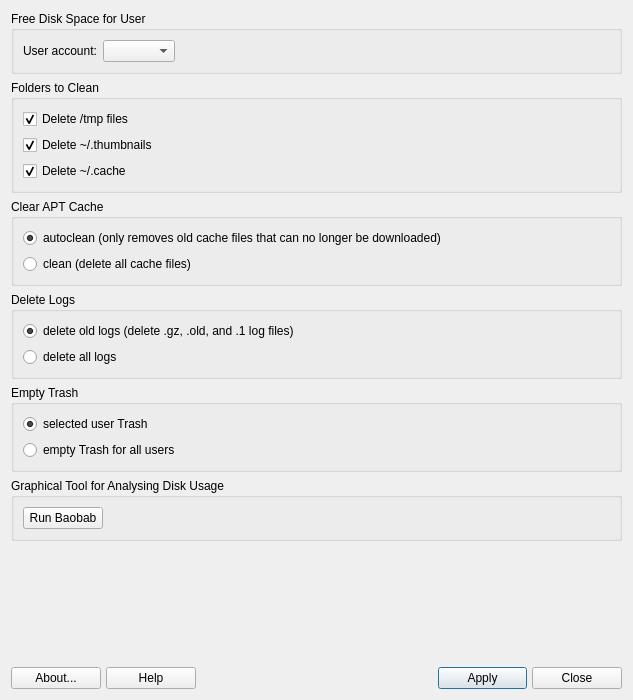
<?xml version="1.0" encoding="UTF-8"?>
<ui version="4.0">
 <class>MainWindow</class>
 <widget class="QDialog" name="MainWindow">
  <property name="geometry">
   <rect>
    <x>0</x>
    <y>0</y>
    <width>633</width>
    <height>700</height>
   </rect>
  </property>
  <property name="windowTitle">
   <string>Program_Name</string>
  </property>
  <layout class="QVBoxLayout" name="verticalLayout">
   <item>
    <widget class="QGroupBox" name="groupBox_4">
     <property name="title">
      <string>Free Disk Space for User</string>
     </property>
     <layout class="QGridLayout" name="_12">
      <item row="0" column="2">
       <spacer name="horizontalSpacer_4">
        <property name="orientation">
         <enum>Qt::Horizontal</enum>
        </property>
        <property name="sizeType">
         <enum>QSizePolicy::Expanding</enum>
        </property>
        <property name="sizeHint" stdset="0">
         <size>
          <width>40</width>
          <height>20</height>
         </size>
        </property>
       </spacer>
      </item>
      <item row="0" column="1">
       <widget class="QComboBox" name="userCleanCB">
        <property name="sizePolicy">
         <sizepolicy hsizetype="Preferred" vsizetype="Minimum">
          <horstretch>0</horstretch>
          <verstretch>0</verstretch>
         </sizepolicy>
        </property>
        <property name="toolTip">
         <string>Select user to repair</string>
        </property>
       </widget>
      </item>
      <item row="0" column="0">
       <widget class="QLabel" name="userCleanLabel">
        <property name="sizePolicy">
         <sizepolicy hsizetype="Preferred" vsizetype="Preferred">
          <horstretch>0</horstretch>
          <verstretch>0</verstretch>
         </sizepolicy>
        </property>
        <property name="toolTip">
         <string>Select user to repair</string>
        </property>
        <property name="text">
         <string>User account:</string>
        </property>
       </widget>
      </item>
     </layout>
    </widget>
   </item>
   <item>
    <widget class="QGroupBox" name="groupBox_8">
     <property name="title">
      <string>Folders to Clean</string>
     </property>
     <layout class="QVBoxLayout" name="verticalLayout_3">
      <item>
       <widget class="QCheckBox" name="tmpCheckBox">
        <property name="text">
         <string>Delete /tmp files</string>
        </property>
        <property name="checked">
         <bool>true</bool>
        </property>
       </widget>
      </item>
      <item>
       <widget class="QCheckBox" name="thumbCheckBox">
        <property name="text">
         <string>Delete ~/.thumbnails</string>
        </property>
        <property name="checked">
         <bool>true</bool>
        </property>
       </widget>
      </item>
      <item>
       <widget class="QCheckBox" name="cacheCheckBox">
        <property name="text">
         <string>Delete ~/.cache</string>
        </property>
        <property name="checked">
         <bool>true</bool>
        </property>
       </widget>
      </item>
     </layout>
    </widget>
   </item>
   <item>
    <widget class="QGroupBox" name="groupBox_5">
     <property name="title">
      <string>Clear APT Cache</string>
     </property>
     <layout class="QVBoxLayout" name="verticalLayout_5">
      <item>
       <widget class="QRadioButton" name="autocleanRB">
        <property name="text">
         <string>autoclean (only removes old cache files that can no longer be downloaded)</string>
        </property>
        <property name="checked">
         <bool>true</bool>
        </property>
       </widget>
      </item>
      <item>
       <widget class="QRadioButton" name="cleanRB">
        <property name="text">
         <string>clean (delete all cache files)</string>
        </property>
       </widget>
      </item>
     </layout>
    </widget>
   </item>
   <item>
    <widget class="QGroupBox" name="groupBox_6">
     <property name="title">
      <string>Delete Logs</string>
     </property>
     <layout class="QVBoxLayout" name="verticalLayout_7">
      <item>
       <widget class="QRadioButton" name="oldLogsRB">
        <property name="text">
         <string>delete old logs (delete .gz, .old, and .1 log files)</string>
        </property>
        <property name="checked">
         <bool>true</bool>
        </property>
        <property name="autoExclusive">
         <bool>true</bool>
        </property>
       </widget>
      </item>
      <item>
       <widget class="QRadioButton" name="allLogsRB">
        <property name="text">
         <string>delete all logs</string>
        </property>
        <property name="checked">
         <bool>false</bool>
        </property>
        <property name="autoExclusive">
         <bool>true</bool>
        </property>
       </widget>
      </item>
     </layout>
    </widget>
   </item>
   <item>
    <widget class="QGroupBox" name="groupBox_7">
     <property name="title">
      <string>Empty Trash</string>
     </property>
     <layout class="QVBoxLayout" name="verticalLayout_2">
      <item>
       <widget class="QRadioButton" name="selectedUserCB">
        <property name="autoFillBackground">
         <bool>false</bool>
        </property>
        <property name="text">
         <string>selected user Trash</string>
        </property>
        <property name="checked">
         <bool>true</bool>
        </property>
       </widget>
      </item>
      <item>
       <widget class="QRadioButton" name="allUsersCB">
        <property name="text">
         <string>empty Trash for all users</string>
        </property>
       </widget>
      </item>
     </layout>
    </widget>
   </item>
   <item>
    <widget class="QGroupBox" name="groupBox_2">
     <property name="title">
      <string>Graphical Tool for Analysing Disk Usage</string>
     </property>
     <layout class="QHBoxLayout" name="horizontalLayout">
      <item>
       <widget class="QPushButton" name="baobabPushButton">
        <property name="text">
         <string>Run Baobab</string>
        </property>
       </widget>
      </item>
      <item>
       <spacer name="horizontalSpacer">
        <property name="orientation">
         <enum>Qt::Horizontal</enum>
        </property>
        <property name="sizeHint" stdset="0">
         <size>
          <width>40</width>
          <height>20</height>
         </size>
        </property>
       </spacer>
      </item>
     </layout>
    </widget>
   </item>
   <item>
    <spacer name="verticalSpacer">
     <property name="orientation">
      <enum>Qt::Vertical</enum>
     </property>
     <property name="sizeHint" stdset="0">
      <size>
       <width>20</width>
       <height>40</height>
      </size>
     </property>
    </spacer>
   </item>
   <item>
    <layout class="QGridLayout" name="buttonBar" columnstretch="0,0,0,0,0,0,0,0,0,0">
     <property name="sizeConstraint">
      <enum>QLayout::SetDefaultConstraint</enum>
     </property>
     <property name="leftMargin">
      <number>0</number>
     </property>
     <property name="topMargin">
      <number>0</number>
     </property>
     <property name="rightMargin">
      <number>0</number>
     </property>
     <property name="bottomMargin">
      <number>0</number>
     </property>
     <property name="spacing">
      <number>5</number>
     </property>
     <item row="0" column="1">
      <widget class="QPushButton" name="buttonHelp">
       <property name="sizePolicy">
        <sizepolicy hsizetype="Minimum" vsizetype="Preferred">
         <horstretch>0</horstretch>
         <verstretch>0</verstretch>
        </sizepolicy>
       </property>
       <property name="toolTip">
        <string>Display help </string>
       </property>
       <property name="text">
        <string>Help</string>
       </property>
       <property name="icon">
        <iconset theme="help-contents">
         <normaloff>.</normaloff>.</iconset>
       </property>
       <property name="shortcut">
        <string>Alt+H</string>
       </property>
      </widget>
     </item>
     <item row="0" column="5">
      <spacer name="horizontalSpacer2">
       <property name="orientation">
        <enum>Qt::Horizontal</enum>
       </property>
       <property name="sizeType">
        <enum>QSizePolicy::Minimum</enum>
       </property>
       <property name="sizeHint" stdset="0">
        <size>
         <width>100</width>
         <height>20</height>
        </size>
       </property>
      </spacer>
     </item>
     <item row="0" column="0">
      <widget class="QPushButton" name="buttonAbout">
       <property name="sizePolicy">
        <sizepolicy hsizetype="Minimum" vsizetype="Preferred">
         <horstretch>0</horstretch>
         <verstretch>0</verstretch>
        </sizepolicy>
       </property>
       <property name="toolTip">
        <string>About this application</string>
       </property>
       <property name="text">
        <string>About...</string>
       </property>
       <property name="icon">
        <iconset theme="help-about">
         <normaloff>.</normaloff>.</iconset>
       </property>
       <property name="shortcut">
        <string>Alt+B</string>
       </property>
       <property name="autoDefault">
        <bool>true</bool>
       </property>
      </widget>
     </item>
     <item row="0" column="2">
      <spacer name="horizontalSpacer1">
       <property name="orientation">
        <enum>Qt::Horizontal</enum>
       </property>
       <property name="sizeType">
        <enum>QSizePolicy::Minimum</enum>
       </property>
       <property name="sizeHint" stdset="0">
        <size>
         <width>100</width>
         <height>20</height>
        </size>
       </property>
      </spacer>
     </item>
     <item row="0" column="9">
      <widget class="QPushButton" name="buttonCancel">
       <property name="sizePolicy">
        <sizepolicy hsizetype="Minimum" vsizetype="Preferred">
         <horstretch>0</horstretch>
         <verstretch>0</verstretch>
        </sizepolicy>
       </property>
       <property name="toolTip">
        <string>Quit application</string>
       </property>
       <property name="text">
        <string>Close</string>
       </property>
       <property name="icon">
        <iconset theme="window-close">
         <normaloff>.</normaloff>.</iconset>
       </property>
       <property name="shortcut">
        <string>Alt+N</string>
       </property>
       <property name="autoDefault">
        <bool>true</bool>
       </property>
      </widget>
     </item>
     <item row="0" column="3">
      <widget class="QLabel" name="labelLogo">
       <property name="maximumSize">
        <size>
         <width>32</width>
         <height>32</height>
        </size>
       </property>
       <property name="midLineWidth">
        <number>0</number>
       </property>
       <property name="text">
        <string/>
       </property>
       <property name="pixmap">
        <pixmap resource="images.qrc">:/icons/images/logo.png</pixmap>
       </property>
       <property name="scaledContents">
        <bool>true</bool>
       </property>
      </widget>
     </item>
     <item row="0" column="7">
      <widget class="QPushButton" name="buttonApply">
       <property name="sizePolicy">
        <sizepolicy hsizetype="Minimum" vsizetype="Preferred">
         <horstretch>0</horstretch>
         <verstretch>0</verstretch>
        </sizepolicy>
       </property>
       <property name="text">
        <string>Apply</string>
       </property>
       <property name="icon">
        <iconset theme="dialog-ok">
         <normaloff>.</normaloff>.</iconset>
       </property>
       <property name="shortcut">
        <string/>
       </property>
       <property name="autoDefault">
        <bool>true</bool>
       </property>
       <property name="default">
        <bool>true</bool>
       </property>
      </widget>
     </item>
    </layout>
   </item>
  </layout>
 </widget>
 <resources>
  <include location="images.qrc"/>
 </resources>
 <connections>
  <connection>
   <sender>buttonCancel</sender>
   <signal>pressed()</signal>
   <receiver>MainWindow</receiver>
   <slot>close()</slot>
   <hints>
    <hint type="sourcelabel">
     <x>723</x>
     <y>519</y>
    </hint>
    <hint type="destinationlabel">
     <x>388</x>
     <y>272</y>
    </hint>
   </hints>
  </connection>
 </connections>
</ui>
